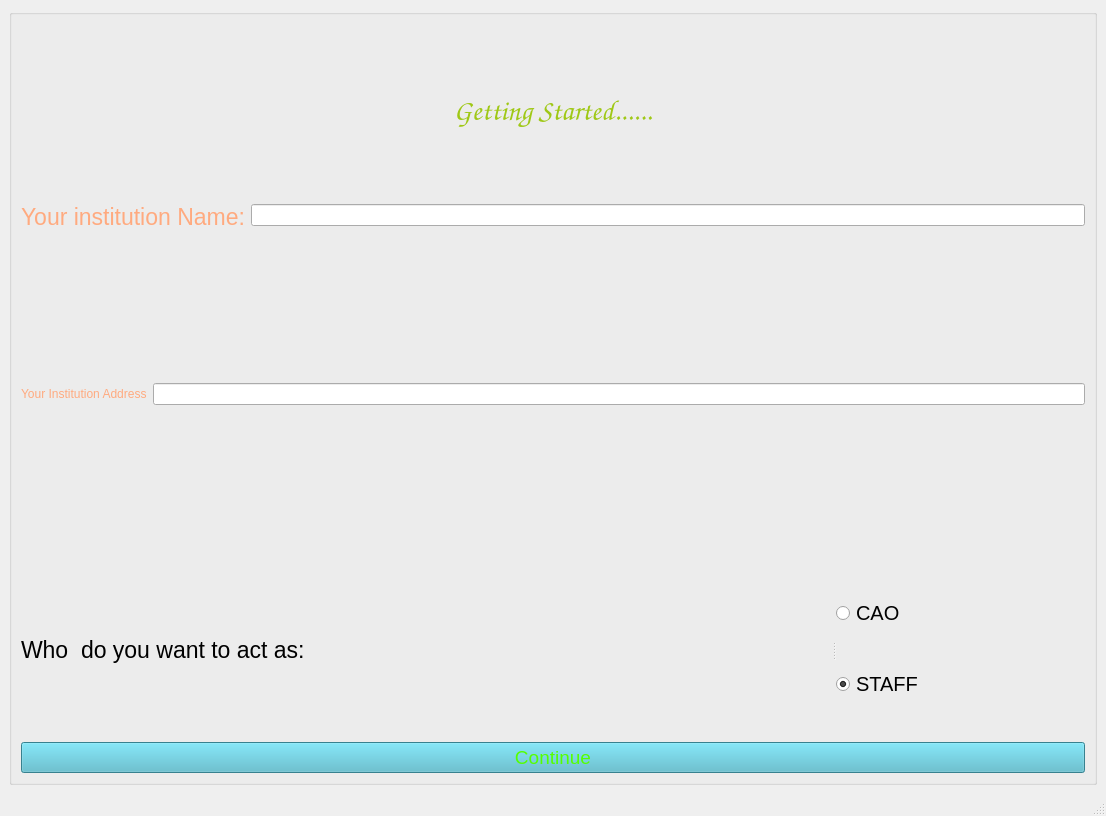
<?xml version="1.0" encoding="UTF-8"?>
<ui version="4.0">
 <class>firstconfigure</class>
 <widget class="QMainWindow" name="firstconfigure">
  <property name="geometry">
   <rect>
    <x>0</x>
    <y>0</y>
    <width>1106</width>
    <height>816</height>
   </rect>
  </property>
  <property name="windowTitle">
   <string>Getting Started With Staff and Student Management</string>
  </property>
  <property name="windowIcon">
   <iconset resource="resources.qrc">
    <normaloff>:/new/images/icons/logoicon.ico</normaloff>:/new/images/icons/logoicon.ico</iconset>
  </property>
  <property name="styleSheet">
   <string notr="true">#centralwidget {
background-image: url(:/new/images/Images/vista-wallpapers-wallpaper-blue-backround-system-background-software-operating.jpg);
}</string>
  </property>
  <widget class="QWidget" name="centralwidget">
   <layout class="QHBoxLayout" name="horizontalLayout">
    <item>
     <widget class="QGroupBox" name="groupBox">
      <property name="title">
       <string/>
      </property>
      <layout class="QGridLayout" name="gridLayout">
       <item row="0" column="0">
        <widget class="QLabel" name="label_3">
         <property name="font">
          <font>
           <family>Comic Sans MS</family>
           <pointsize>22</pointsize>
          </font>
         </property>
         <property name="styleSheet">
          <string notr="true">color:#9fc816;</string>
         </property>
         <property name="text">
          <string>&lt;html&gt;&lt;head/&gt;&lt;body&gt;&lt;p align=&quot;center&quot;&gt;Getting Started......&lt;/p&gt;&lt;/body&gt;&lt;/html&gt;</string>
         </property>
        </widget>
       </item>
       <item row="1" column="0">
        <layout class="QFormLayout" name="formLayout">
         <item row="0" column="0">
          <widget class="QLabel" name="label_2">
           <property name="font">
            <font>
             <family>MS Sans Serif</family>
             <pointsize>17</pointsize>
             <weight>50</weight>
             <italic>false</italic>
             <bold>false</bold>
            </font>
           </property>
           <property name="styleSheet">
            <string notr="true">font: 75 14pt &quot;MS Sans Serif&quot;;
font: 17pt &quot;MS Sans Serif&quot;;

 color:rgb(255, 170, 127); 
font: 17pt &quot;MS Sans Serif&quot;;
</string>
           </property>
           <property name="text">
            <string>Your institution Name:</string>
           </property>
          </widget>
         </item>
         <item row="0" column="1">
          <widget class="QLineEdit" name="institutionname">
           <property name="styleSheet">
            <string notr="true">font: 10pt &quot;MS Shell Dlg 2&quot;;</string>
           </property>
          </widget>
         </item>
        </layout>
       </item>
       <item row="2" column="0">
        <layout class="QFormLayout" name="formLayout_2">
         <item row="0" column="0">
          <widget class="QLabel" name="label_4">
           <property name="styleSheet">
            <string notr="true">font: 75 14pt &quot;MS Sans Serif&quot;;
font: 17pt &quot;MS Sans Serif&quot;;
 color:rgb(255, 170, 127); 
font: 17pt &quot;MS Sans Serif&quot;;
</string>
           </property>
           <property name="text">
            <string>&lt;html&gt;&lt;head/&gt;&lt;body&gt;&lt;p&gt;Your Institution Address&lt;/p&gt;&lt;/body&gt;&lt;/html&gt;</string>
           </property>
          </widget>
         </item>
         <item row="0" column="1">
          <widget class="QLineEdit" name="institutionaddress">
           <property name="styleSheet">
            <string notr="true">font: 10pt &quot;MS Shell Dlg 2&quot;;</string>
           </property>
          </widget>
         </item>
        </layout>
       </item>
       <item row="4" column="0">
        <widget class="QPushButton" name="pushButton">
         <property name="font">
          <font>
           <pointsize>14</pointsize>
          </font>
         </property>
         <property name="styleSheet">
          <string notr="true">
color:rgb(85, 255, 0);
background-color: #4db4c8;
</string>
         </property>
         <property name="text">
          <string>Continue</string>
         </property>
        </widget>
       </item>
       <item row="3" column="0">
        <widget class="QSplitter" name="splitter">
         <property name="orientation">
          <enum>Qt::Horizontal</enum>
         </property>
         <widget class="QLabel" name="label">
          <property name="font">
           <font>
            <family>MS Sans Serif</family>
            <pointsize>17</pointsize>
            <weight>50</weight>
            <bold>false</bold>
           </font>
          </property>
          <property name="styleSheet">
           <string notr="true">QLabel { color:rgb(255, 170, 127); }
font: 17pt &quot;MS Sans Serif&quot;;
</string>
          </property>
          <property name="text">
           <string>Who  do you want to act as:</string>
          </property>
         </widget>
         <widget class="QWidget" name="layoutWidget_2">
          <layout class="QVBoxLayout" name="verticalLayout">
           <item>
            <widget class="QRadioButton" name="CAO">
             <property name="font">
              <font>
               <family>MS Sans Serif</family>
               <pointsize>15</pointsize>
              </font>
             </property>
             <property name="styleSheet">
              <string notr="true">#QRadioButton
{background:rgb(255, 255, 255);
}</string>
             </property>
             <property name="text">
              <string>CAO</string>
             </property>
            </widget>
           </item>
           <item>
            <widget class="QRadioButton" name="Staff">
             <property name="font">
              <font>
               <family>MS Sans Serif</family>
               <pointsize>15</pointsize>
              </font>
             </property>
             <property name="text">
              <string>STAFF</string>
             </property>
             <property name="checked">
              <bool>true</bool>
             </property>
            </widget>
           </item>
          </layout>
         </widget>
        </widget>
       </item>
      </layout>
     </widget>
    </item>
   </layout>
  </widget>
  <widget class="QMenuBar" name="menubar">
   <property name="geometry">
    <rect>
     <x>0</x>
     <y>0</y>
     <width>1106</width>
     <height>26</height>
    </rect>
   </property>
  </widget>
  <widget class="QStatusBar" name="statusbar"/>
 </widget>
 <resources>
  <include location="resources.qrc"/>
 </resources>
 <connections/>
</ui>
